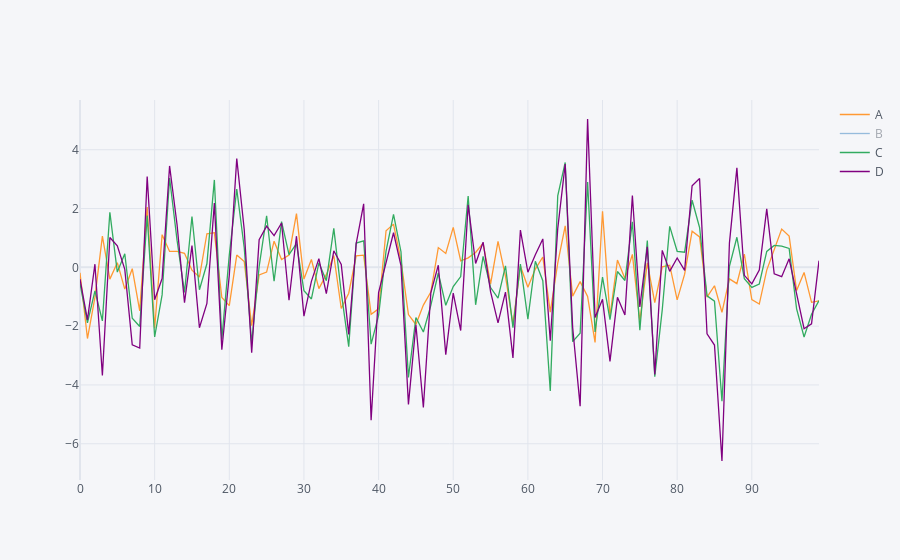

The notebook cell this image was saved under:
### Code cell
df.iplot(kind = 'area',bins=20)
